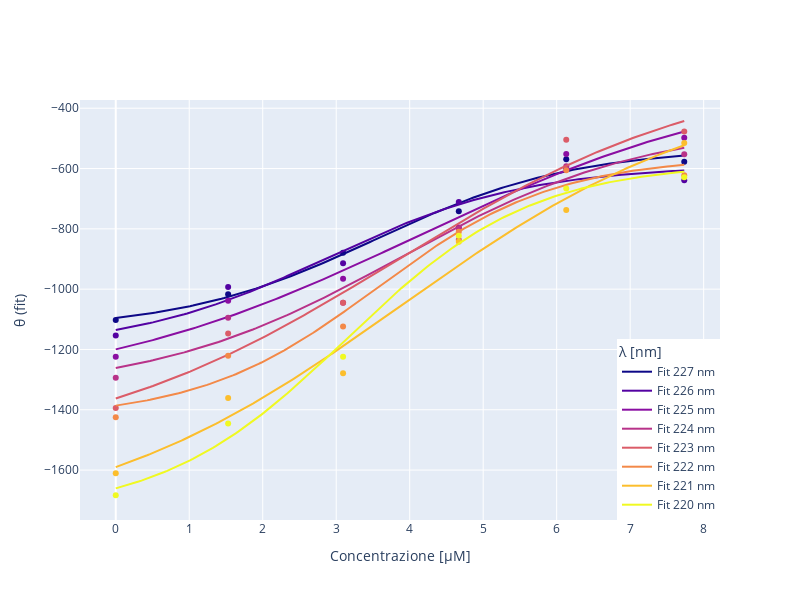

Source (notebook cell):
### Code cell
fig = go.Figure()

C_plot = np.linspace(concentrazioni.min(), concentrazioni.max(), 200)

for idx, row in fit_df.iterrows():
    yN = row['yN']#spettro_ristretto.loc[0, row['λ']]
    yD = row['yD'] #spettro_ristretto.loc[5, row['λ']]
    # print(yN, yD)

    m = row['m']
    Cmid = row['Cmid']
    θ_fit = sigmoid(C_plot, m, Cmid, yN, yD)
    # Fit line
    fig.add_trace(go.Scatter(
        x=C_plot,
        y=θ_fit,
        mode='lines',
        line=dict(color=colors[idx]),
        name=f"Fit {int(row['λ'])} nm"
    ))
    # Experimental points
    fig.add_trace(go.Scatter(
        x=spettro_ristretto['Concentrazione'],
        y=spettro_ristretto[row['λ']],
        mode='markers',
        marker=dict(color=colors[idx]),
        name=f"Exp {int(row['λ'])} nm",
        showlegend=False
    ))

fig.update_layout(
    xaxis_title='Concentrazione [μM]',
    yaxis_title='θ (fit)',
    legend_title='λ [nm]',
    height=600,
    width=800,
    legend=dict(
        x=1,
        y=0,
        xanchor='right',
        yanchor='bottom'
    )
)

fig.show()

### Figure 1 — Plotly figure (JSON) as saved in the notebook; plotly's stock layout.template omitted (floating-point values rounded to 4 significant figures; data arrays with more than 128 entries replaced by an {"elided": "..."} marker saying what was removed)
{"data": [{"line": {"color": "rgb(13, 8, 135)"}, "mode": "lines", "name": "Fit 227 nm", "type": "scatter", "x": {"elided": "200 float values"}, "y": {"elided": "200 float values"}}, {"marker": {"color": "rgb(13, 8, 135)"}, "mode": "markers", "name": "Exp 227 nm", "showlegend": false, "type": "scatter", "x": [0.0, 1.529, 3.093, 4.668, 6.13, 7.736], "y": [-1102.0, -1017.0, -879.4, -741.5, -568.9, -577.1]}, {"line": {"color": "rgb(83, 2, 162)"}, "mode": "lines", "name": "Fit 226 nm", "type": "scatter", "x": {"elided": "200 float values"}, "y": {"elided": "200 float values"}}, {"marker": {"color": "rgb(83, 2, 162)"}, "mode": "markers", "name": "Exp 226 nm", "showlegend": false, "type": "scatter", "x": [0.0, 1.529, 3.093, 4.668, 6.13, 7.736], "y": [-1154.0, -992.8, -913.8, -711.1, -599.2, -639.2]}, {"line": {"color": "rgb(138, 14, 162)"}, "mode": "lines", "name": "Fit 225 nm", "type": "scatter", "x": {"elided": "200 float values"}, "y": {"elided": "200 float values"}}, {"marker": {"color": "rgb(138, 14, 162)"}, "mode": "markers", "name": "Exp 225 nm", "showlegend": false, "type": "scatter", "x": [0.0, 1.529, 3.093, 4.668, 6.13, 7.736], "y": [-1224.0, -1038.0, -965.5, -795.7, -552.0, -497.8]}, {"line": {"color": "rgb(184, 50, 137)"}, "mode": "lines", "name": "Fit 224 nm", "type": "scatter", "x": {"elided": "200 float values"}, "y": {"elided": "200 float values"}}, {"marker": {"color": "rgb(184, 50, 137)"}, "mode": "markers", "name": "Exp 224 nm", "showlegend": false, "type": "scatter", "x": [0.0, 1.529, 3.093, 4.668, 6.13, 7.736], "y": [-1294.0, -1094.0, -1045.0, -799.1, -592.4, -553.0]}, {"line": {"color": "rgb(219, 92, 104)"}, "mode": "lines", "name": "Fit 223 nm", "type": "scatter", "x": {"elided": "200 float values"}, "y": {"elided": "200 float values"}}, {"marker": {"color": "rgb(219, 92, 104)"}, "mode": "markers", "name": "Exp 223 nm", "showlegend": false, "type": "scatter", "x": [0.0, 1.529, 3.093, 4.668, 6.13, 7.736], "y": [-1394.0, -1147.0, -1045.0, -836.4, -504.8, -477.1]}, {"line": {"color": "rgb(243, 137, 72)"}, "mode": "lines", "name": "Fit 222 nm", "type": "scatter", "x": {"elided": "200 float values"}, "y": {"elided": "200 float values"}}, {"marker": {"color": "rgb(243, 137, 72)"}, "mode": "markers", "name": "Exp 222 nm", "showlegend": false, "type": "scatter", "x": [0.0, 1.529, 3.093, 4.668, 6.13, 7.736], "y": [-1425.0, -1221.0, -1124.0, -809.3, -605.9, -622.0]}, {"line": {"color": "rgb(252, 190, 44)"}, "mode": "lines", "name": "Fit 221 nm", "type": "scatter", "x": {"elided": "200 float values"}, "y": {"elided": "200 float values"}}, {"marker": {"color": "rgb(252, 190, 44)"}, "mode": "markers", "name": "Exp 221 nm", "showlegend": false, "type": "scatter", "x": [0.0, 1.529, 3.093, 4.668, 6.13, 7.736], "y": [-1610.0, -1361.0, -1279.0, -843.2, -737.4, -515.0]}, {"line": {"color": "rgb(240, 249, 33)"}, "mode": "lines", "name": "Fit 220 nm", "type": "scatter", "x": {"elided": "200 float values"}, "y": {"elided": "200 float values"}}, {"marker": {"color": "rgb(240, 249, 33)"}, "mode": "markers", "name": "Exp 220 nm", "showlegend": false, "type": "scatter", "x": [0.0, 1.529, 3.093, 4.668, 6.13, 7.736], "y": [-1683.0, -1445.0, -1224.0, -822.8, -666.6, -628.9]}], "layout": {"height": 600, "legend": {"title": {"text": "λ [nm]"}, "x": 1, "xanchor": "right", "y": 0, "yanchor": "bottom"}, "width": 800, "xaxis": {"title": {"text": "Concentrazione [μM]"}}, "yaxis": {"title": {"text": "θ (fit)"}}}}
